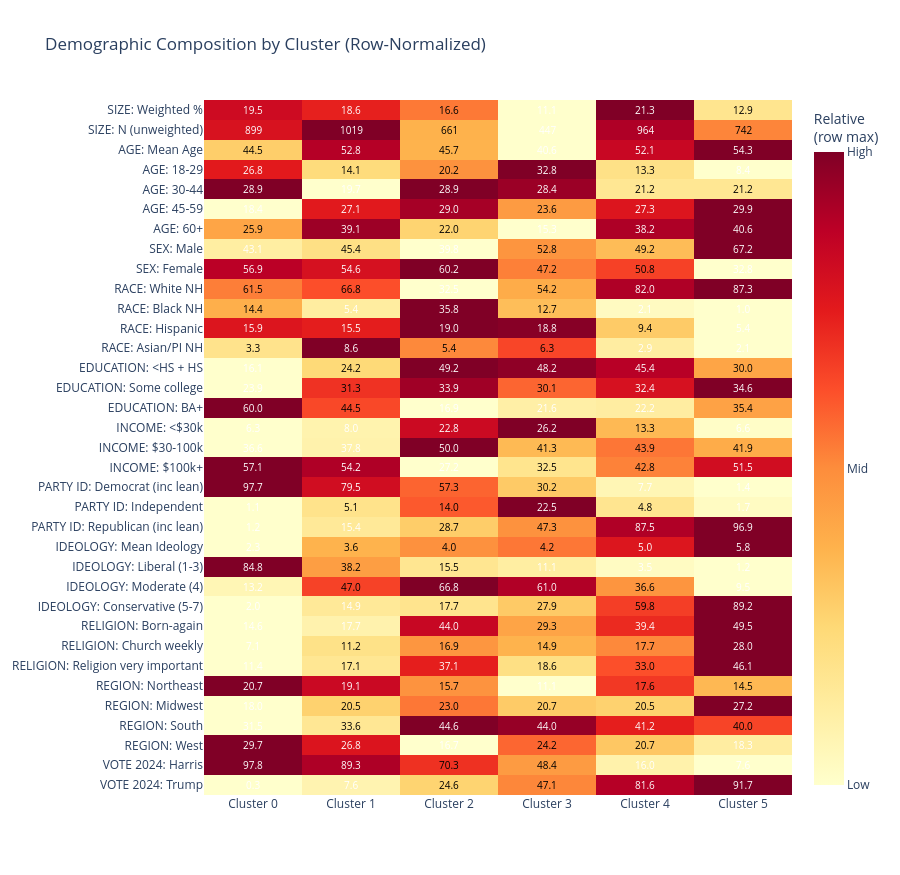

Notebook cell for this chart:
### Code cell
# ============================================================
# Plotly Demographic Heatmap -- VERIFIED variable names
# ============================================================

demographics = {
    'SIZE': [
        ('Weighted %', lambda d, tw: tw / anes_imputed[WEIGHT_COL].sum() * 100),
        ('N (unweighted)', lambda d, tw: len(d)),
    ],
    'AGE': [
        ('Mean Age', lambda d, tw: wmean(d, 'V241458x') if 'V241458x' in d.columns else np.nan),
        ('18-29', lambda d, tw: wpct(d, d['V241458x'].between(18, 29)) if 'V241458x' in d.columns else np.nan),
        ('30-44', lambda d, tw: wpct(d, d['V241458x'].between(30, 44)) if 'V241458x' in d.columns else np.nan),
        ('45-59', lambda d, tw: wpct(d, d['V241458x'].between(45, 59)) if 'V241458x' in d.columns else np.nan),
        ('60+', lambda d, tw: wpct(d, d['V241458x'] >= 60) if 'V241458x' in d.columns else np.nan),
    ],
    'SEX': [
        ('Male', lambda d, tw: wpct(d, d['V241550'] == 1) if 'V241550' in d.columns else np.nan),
        ('Female', lambda d, tw: wpct(d, d['V241550'] == 2) if 'V241550' in d.columns else np.nan),
    ],
    'RACE': [
        ('White NH', lambda d, tw: wpct(d, d['V241501x'] == 1) if 'V241501x' in d.columns else np.nan),
        ('Black NH', lambda d, tw: wpct(d, d['V241501x'] == 2) if 'V241501x' in d.columns else np.nan),
        ('Hispanic', lambda d, tw: wpct(d, d['V241501x'] == 3) if 'V241501x' in d.columns else np.nan),
        ('Asian/PI NH', lambda d, tw: wpct(d, d['V241501x'] == 4) if 'V241501x' in d.columns else np.nan),
    ],
    'EDUCATION': [
        ('<HS + HS', lambda d, tw: wpct(d, d['V241465x'].isin([1,2])) if 'V241465x' in d.columns else np.nan),
        ('Some college', lambda d, tw: wpct(d, d['V241465x'] == 3) if 'V241465x' in d.columns else np.nan),
        ('BA+', lambda d, tw: wpct(d, d['V241465x'].isin([4,5])) if 'V241465x' in d.columns else np.nan),
    ],
    'INCOME': [
        ('<$30k', lambda d, tw: wpct(d, d['V241567x'].isin([1,2])) if 'V241567x' in d.columns else np.nan),
        ('$30-100k', lambda d, tw: wpct(d, d['V241567x'].isin([3,4])) if 'V241567x' in d.columns else np.nan),
        ('$100k+', lambda d, tw: wpct(d, d['V241567x'].isin([5,6])) if 'V241567x' in d.columns else np.nan),
    ],
    'PARTY ID': [
        ('Democrat (inc lean)', lambda d, tw: wpct(d, d[PID_COL].isin([1,2,3])) if PID_COL in d.columns else np.nan),
        ('Independent', lambda d, tw: wpct(d, d[PID_COL] == 4) if PID_COL in d.columns else np.nan),
        ('Republican (inc lean)', lambda d, tw: wpct(d, d[PID_COL].isin([5,6,7])) if PID_COL in d.columns else np.nan),
    ],
    'IDEOLOGY': [
        ('Mean Ideology', lambda d, tw: wmean(d, IDEO_COL)),
        ('Liberal (1-3)', lambda d, tw: wpct(d, d[IDEO_COL].isin([1,2,3])) if IDEO_COL in d.columns else np.nan),
        ('Moderate (4)', lambda d, tw: wpct(d, d[IDEO_COL] == 4) if IDEO_COL in d.columns else np.nan),
        ('Conservative (5-7)', lambda d, tw: wpct(d, d[IDEO_COL].isin([5,6,7])) if IDEO_COL in d.columns else np.nan),
    ],
    'RELIGION': [
        ('Born-again', lambda d, tw: wpct(d, d['V241442'] == 1) if 'V241442' in d.columns else np.nan),
        ('Church weekly', lambda d, tw: wpct(d, d['V241440'] == 1) if 'V241440' in d.columns else np.nan),
        ('Religion very important', lambda d, tw: wpct(d, d['V241420'] == 1) if 'V241420' in d.columns else np.nan),
    ],
    'REGION': [
        ('Northeast', lambda d, tw: wpct(d, d['V243007'] == 1) if 'V243007' in d.columns else np.nan),
        ('Midwest', lambda d, tw: wpct(d, d['V243007'] == 2) if 'V243007' in d.columns else np.nan),
        ('South', lambda d, tw: wpct(d, d['V243007'] == 3) if 'V243007' in d.columns else np.nan),
        ('West', lambda d, tw: wpct(d, d['V243007'] == 4) if 'V243007' in d.columns else np.nan),
    ],
    'VOTE 2024': [
        ('Harris', lambda d, tw: (d.loc[(d[TURNOUT_COL]==4) & (d[VOTE_COL]==1), WEIGHT_COL].sum() / d.loc[d[TURNOUT_COL]==4, WEIGHT_COL].sum() * 100) if VOTE_COL in d.columns and d.loc[d[TURNOUT_COL]==4, WEIGHT_COL].sum() > 0 else np.nan),
        ('Trump', lambda d, tw: (d.loc[(d[TURNOUT_COL]==4) & (d[VOTE_COL]==2), WEIGHT_COL].sum() / d.loc[d[TURNOUT_COL]==4, WEIGHT_COL].sum() * 100) if VOTE_COL in d.columns and d.loc[d[TURNOUT_COL]==4, WEIGHT_COL].sum() > 0 else np.nan),
    ],
}

# Build heatmap data
heatmap_rows = []
row_labels = []
category_breaks = []

for cat_name, metrics in demographics.items():
    category_breaks.append(len(row_labels))
    for metric_name, calc_func in metrics:
        row_data = []
        for cid in range(optimal_k):
            cd = anes_imputed[anes_imputed['cluster'] == cid]
            tw = cd[WEIGHT_COL].sum()
            val = calc_func(cd, tw)
            row_data.append(round(val, 1) if not np.isnan(val) else 0)
        heatmap_rows.append(row_data)
        row_labels.append(f"{cat_name}: {metric_name}")

z_data = np.array(heatmap_rows)
x_labels = [cluster_names[i] for i in range(optimal_k)]

# Row-normalize: each row gets its own 0-1 scale so the cluster
# with the highest share of each demographic lights up regardless
# of whether the raw values are 5% or 1000.
z_norm = np.zeros_like(z_data, dtype=float)
for i in range(z_data.shape[0]):
    rmin, rmax = z_data[i].min(), z_data[i].max()
    if rmax > rmin:
        z_norm[i] = (z_data[i] - rmin) / (rmax - rmin)
    else:
        z_norm[i] = 0.5

# Annotations show the actual values (not normalized)
annotations = []
for i, row in enumerate(z_data):
    for j, val in enumerate(row):
        # Pick font color for contrast against the normalized cell
        font_color = 'white' if z_norm[i][j] > 0.7 or z_norm[i][j] < 0.15 else 'black'
        # Show integers for N, one decimal for everything else
        txt = f"{val:.0f}" if 'N (' in row_labels[i] else f"{val:.1f}"
        annotations.append(
            dict(x=x_labels[j], y=row_labels[i], text=txt,
                 showarrow=False, font=dict(size=10, color=font_color))
        )

fig = go.Figure(data=go.Heatmap(
    z=z_norm,
    x=x_labels,
    y=row_labels,
    colorscale='YlOrRd',
    zmin=0,
    zmax=1,
    showscale=True,
    colorbar=dict(title='Relative<br>(row max)', tickvals=[0, 0.5, 1], ticktext=['Low', 'Mid', 'High']),
    hovertext=[[f"{row_labels[i]}<br>{x_labels[j]}: {z_data[i][j]:.1f}"
                for j in range(len(x_labels))] for i in range(len(row_labels))],
    hoverinfo='text',
))
fig.update_layout(
    title='Demographic Composition by Cluster (Row-Normalized)',
    height=max(600, len(row_labels) * 25),
    width=900,
    yaxis=dict(autorange='reversed'),
    annotations=annotations,
)
fig.show()

### Figure 1 — Plotly figure (JSON) as saved in the notebook; plotly's stock layout.template omitted (floating-point values rounded to 4 significant figures; data arrays with more than 128 entries replaced by an {"elided": "..."} marker saying what was removed)
{"data": [{"colorbar": {"ticktext": ["Low", "Mid", "High"], "tickvals": [0, 0.5, 1], "title": {"text": "Relative<br>(row max)"}}, "colorscale": [[0, "rgb(255,255,204)"], [0.125, "rgb(255,237,160)"], [0.25, "rgb(254,217,118)"], [0.375, "rgb(254,178,76)"], [0.5, "rgb(253,141,60)"], [0.625, "rgb(252,78,42)"], [0.75, "rgb(227,26,28)"], [0.875, "rgb(189,0,38)"], [1, "rgb(128,0,38)"]], "hoverinfo": "text", "hovertext": {"elided": "35x6 str values"}, "showscale": true, "type": "heatmap", "x": ["Cluster 0", "Cluster 1", "Cluster 2", "Cluster 3", "Cluster 4", "Cluster 5"], "y": ["SIZE: Weighted %", "SIZE: N (unweighted)", "AGE: Mean Age", "AGE: 18-29", "AGE: 30-44", "AGE: 45-59", "AGE: 60+", "SEX: Male", "SEX: Female", "RACE: White NH", "RACE: Black NH", "RACE: Hispanic", "RACE: Asian/PI NH", "EDUCATION: <HS + HS", "EDUCATION: Some college", "EDUCATION: BA+", "INCOME: <$30k", "INCOME: $30-100k", "INCOME: $100k+", "PARTY ID: Democrat (inc lean)", "PARTY ID: Independent", "PARTY ID: Republican (inc lean)", "IDEOLOGY: Mean Ideology", "IDEOLOGY: Liberal (1-3)", "IDEOLOGY: Moderate (4)", "IDEOLOGY: Conservative (5-7)", "RELIGION: Born-again", "RELIGION: Church weekly", "RELIGION: Religion very important", "REGION: Northeast", "REGION: Midwest", "REGION: South", "REGION: West", "VOTE 2024: Harris", "VOTE 2024: Trump"], "z": {"elided": "35x6 float values"}, "zmax": 1, "zmin": 0}], "layout": {"annotations": [{"font": {"color": "white", "size": 10}, "showarrow": false, "text": "19.5", "x": "Cluster 0", "y": "SIZE: Weighted %"}, {"font": {"color": "white", "size": 10}, "showarrow": false, "text": "18.6", "x": "Cluster 1", "y": "SIZE: Weighted %"}, {"font": {"color": "black", "size": 10}, "showarrow": false, "text": "16.6", "x": "Cluster 2", "y": "SIZE: Weighted %"}, {"font": {"color": "white", "size": 10}, "showarrow": false, "text": "11.1", "x": "Cluster 3", "y": "SIZE: Weighted %"}, {"font": {"color": "white", "size": 10}, "showarrow": false, "text": "21.3", "x": "Cluster 4", "y": "SIZE: Weighted %"}, {"font": {"color": "black", "size": 10}, "showarrow": false, "text": "12.9", "x": "Cluster 5", "y": "SIZE: Weighted %"}, {"font": {"color": "white", "size": 10}, "showarrow": false, "text": "899", "x": "Cluster 0", "y": "SIZE: N (unweighted)"}, {"font": {"color": "white", "size": 10}, "showarrow": false, "text": "1019", "x": "Cluster 1", "y": "SIZE: N (unweighted)"}, {"font": {"color": "black", "size": 10}, "showarrow": false, "text": "661", "x": "Cluster 2", "y": "SIZE: N (unweighted)"}, {"font": {"color": "white", "size": 10}, "showarrow": false, "text": "447", "x": "Cluster 3", "y": "SIZE: N (unweighted)"}, {"font": {"color": "white", "size": 10}, "showarrow": false, "text": "964", "x": "Cluster 4", "y": "SIZE: N (unweighted)"}, {"font": {"color": "black", "size": 10}, "showarrow": false, "text": "742", "x": "Cluster 5", "y": "SIZE: N (unweighted)"}, {"font": {"color": "black", "size": 10}, "showarrow": false, "text": "44.5", "x": "Cluster 0", "y": "AGE: Mean Age"}, {"font": {"color": "white", "size": 10}, "showarrow": false, "text": "52.8", "x": "Cluster 1", "y": "AGE: Mean Age"}, {"font": {"color": "black", "size": 10}, "showarrow": false, "text": "45.7", "x": "Cluster 2", "y": "AGE: Mean Age"}, {"font": {"color": "white", "size": 10}, "showarrow": false, "text": "40.6", "x": "Cluster 3", "y": "AGE: Mean Age"}, {"font": {"color": "white", "size": 10}, "showarrow": false, "text": "52.1", "x": "Cluster 4", "y": "AGE: Mean Age"}, {"font": {"color": "white", "size": 10}, "showarrow": false, "text": "54.3", "x": "Cluster 5", "y": "AGE: Mean Age"}, {"font": {"color": "white", "size": 10}, "showarrow": false, "text": "26.8", "x": "Cluster 0", "y": "AGE: 18-29"}, {"font": {"color": "black", "size": 10}, "showarrow": false, "text": "14.1", "x": "Cluster 1", "y": "AGE: 18-29"}, {"font": {"color": "black", "size": 10}, "showarrow": false, "text": "20.2", "x": "Cluster 2", "y": "AGE: 18-29"}, {"font": {"color": "white", "size": 10}, "showarrow": false, "text": "32.8", "x": "Cluster 3", "y": "AGE: 18-29"}, {"font": {"color": "black", "size": 10}, "showarrow": false, "text": "13.3", "x": "Cluster 4", "y": "AGE: 18-29"}, {"font": {"color": "white", "size": 10}, "showarrow": false, "text": "8.4", "x": "Cluster 5", "y": "AGE: 18-29"}, {"font": {"color": "white", "size": 10}, "showarrow": false, "text": "28.9", "x": "Cluster 0", "y": "AGE: 30-44"}, {"font": {"color": "white", "size": 10}, "showarrow": false, "text": "19.7", "x": "Cluster 1", "y": "AGE: 30-44"}, {"font": {"color": "white", "size": 10}, "showarrow": false, "text": "28.9", "x": "Cluster 2", "y": "AGE: 30-44"}, {"font": {"color": "white", "size": 10}, "showarrow": false, "text": "28.4", "x": "Cluster 3", "y": "AGE: 30-44"}, {"font": {"color": "black", "size": 10}, "showarrow": false, "text": "21.2", "x": "Cluster 4", "y": "AGE: 30-44"}, {"font": {"color": "black", "size": 10}, "showarrow": false, "text": "21.2", "x": "Cluster 5", "y": "AGE: 30-44"}, {"font": {"color": "white", "size": 10}, "showarrow": false, "text": "18.4", "x": "Cluster 0", "y": "AGE: 45-59"}, {"font": {"color": "white", "size": 10}, "showarrow": false, "text": "27.1", "x": "Cluster 1", "y": "AGE: 45-59"}, {"font": {"color": "white", "size": 10}, "showarrow": false, "text": "29.0", "x": "Cluster 2", "y": "AGE: 45-59"}, {"font": {"color": "black", "size": 10}, "showarrow": false, "text": "23.6", "x": "Cluster 3", "y": "AGE: 45-59"}, {"font": {"color": "white", "size": 10}, "showarrow": false, "text": "27.3", "x": "Cluster 4", "y": "AGE: 45-59"}, {"font": {"color": "white", "size": 10}, "showarrow": false, "text": "29.9", "x": "Cluster 5", "y": "AGE: 45-59"}, {"font": {"color": "black", "size": 10}, "showarrow": false, "text": "25.9", "x": "Cluster 0", "y": "AGE: 60+"}, {"font": {"color": "white", "size": 10}, "showarrow": false, "text": "39.1", "x": "Cluster 1", "y": "AGE: 60+"}, {"font": {"color": "black", "size": 10}, "showarrow": false, "text": "22.0", "x": "Cluster 2", "y": "AGE: 60+"}, {"font": {"color": "white", "size": 10}, "showarrow": false, "text": "15.3", "x": "Cluster 3", "y": "AGE: 60+"}, {"font": {"color": "white", "size": 10}, "showarrow": false, "text": "38.2", "x": "Cluster 4", "y": "AGE: 60+"}, {"font": {"color": "white", "size": 10}, "showarrow": false, "text": "40.6", "x": "Cluster 5", "y": "AGE: 60+"}, {"font": {"color": "white", "size": 10}, "showarrow": false, "text": "43.1", "x": "Cluster 0", "y": "SEX: Male"}, {"font": {"color": "black", "size": 10}, "showarrow": false, "text": "45.4", "x": "Cluster 1", "y": "SEX: Male"}, {"font": {"color": "white", "size": 10}, "showarrow": false, "text": "39.8", "x": "Cluster 2", "y": "SEX: Male"}, {"font": {"color": "black", "size": 10}, "showarrow": false, "text": "52.8", "x": "Cluster 3", "y": "SEX: Male"}, {"font": {"color": "black", "size": 10}, "showarrow": false, "text": "49.2", "x": "Cluster 4", "y": "SEX: Male"}, {"font": {"color": "white", "size": 10}, "showarrow": false, "text": "67.2", "x": "Cluster 5", "y": "SEX: Male"}, {"font": {"color": "white", "size": 10}, "showarrow": false, "text": "56.9", "x": "Cluster 0", "y": "SEX: Female"}, {"font": {"color": "white", "size": 10}, "showarrow": false, "text": "54.6", "x": "Cluster 1", "y": "SEX: Female"}, {"font": {"color": "white", "size": 10}, "showarrow": false, "text": "60.2", "x": "Cluster 2", "y": "SEX: Female"}, {"font": {"color": "black", "size": 10}, "showarrow": false, "text": "47.2", "x": "Cluster 3", "y": "SEX: Female"}, {"font": {"color": "black", "size": 10}, "showarrow": false, "text": "50.8", "x": "Cluster 4", "y": "SEX: Female"}, {"font": {"color": "white", "size": 10}, "showarrow": false, "text": "32.8", "x": "Cluster 5", "y": "SEX: Female"}, {"font": {"color": "black", "size": 10}, "showarrow": false, "text": "61.5", "x": "Cluster 0", "y": "RACE: White NH"}, {"font": {"color": "black", "size": 10}, "showarrow": false, "text": "66.8", "x": "Cluster 1", "y": "RACE: White NH"}, {"font": {"color": "white", "size": 10}, "showarrow": false, "text": "32.5", "x": "Cluster 2", "y": "RACE: White NH"}, {"font": {"color": "black", "size": 10}, "showarrow": false, "text": "54.2", "x": "Cluster 3", "y": "RACE: White NH"}, {"font": {"color": "white", "size": 10}, "showarrow": false, "text": "82.0", "x": "Cluster 4", "y": "RACE: White NH"}, {"font": {"color": "white", "size": 10}, "showarrow": false, "text": "87.3", "x": "Cluster 5", "y": "RACE: White NH"}, {"font": {"color": "black", "size": 10}, "showarrow": false, "text": "14.4", "x": "Cluster 0", "y": "RACE: Black NH"}, {"font": {"color": "white", "size": 10}, "showarrow": false, "text": "5.4", "x": "Cluster 1", "y": "RACE: Black NH"}, {"font": {"color": "white", "size": 10}, "showarrow": false, "text": "35.8", "x": "Cluster 2", "y": "RACE: Black NH"}, {"font": {"color": "black", "size": 10}, "showarrow": false, "text": "12.7", "x": "Cluster 3", "y": "RACE: Black NH"}, {"font": {"color": "white", "size": 10}, "showarrow": false, "text": "2.1", "x": "Cluster 4", "y": "RACE: Black NH"}, {"font": {"color": "white", "size": 10}, "showarrow": false, "text": "1.0", "x": "Cluster 5", "y": "RACE: Black NH"}, {"font": {"color": "white", "size": 10}, "showarrow": false, "text": "15.9", "x": "Cluster 0", "y": "RACE: Hispanic"}, {"font": {"color": "white", "size": 10}, "showarrow": false, "text": "15.5", "x": "Cluster 1", "y": "RACE: Hispanic"}, {"font": {"color": "white", "size": 10}, "showarrow": false, "text": "19.0", "x": "Cluster 2", "y": "RACE: Hispanic"}, {"font": {"color": "white", "size": 10}, "showarrow": false, "text": "18.8", "x": "Cluster 3", "y": "RACE: Hispanic"}, {"font": {"color": "black", "size": 10}, "showarrow": false, "text": "9.4", "x": "Cluster 4", "y": "RACE: Hispanic"}, {"font": {"color": "white", "size": 10}, "showarrow": false, "text": "5.4", "x": "Cluster 5", "y": "RACE: Hispanic"}, {"font": {"color": "black", "size": 10}, "showarrow": false, "text": "3.3", "x": "Cluster 0", "y": "RACE: Asian/PI NH"}, {"font": {"color": "white", "size": 10}, "showarrow": false, "text": "8.6", "x": "Cluster 1", "y": "RACE: Asian/PI NH"}, {"font": {"color": "black", "size": 10}, "showarrow": false, "text": "5.4", "x": "Cluster 2", "y": "RACE: Asian/PI NH"}, {"font": {"color": "black", "size": 10}, "showarrow": false, "text": "6.3", "x": "Cluster 3", "y": "RACE: Asian/PI NH"}, {"font": {"color": "white", "size": 10}, "showarrow": false, "text": "2.9", "x": "Cluster 4", "y": "RACE: Asian/PI NH"}, {"font": {"color": "white", "size": 10}, "showarrow": false, "text": "2.1", "x": "Cluster 5", "y": "RACE: Asian/PI NH"}, {"font": {"color": "white", "size": 10}, "showarrow": false, "text": "16.1", "x": "Cluster 0", "y": "EDUCATION: <HS + HS"}, {"font": {"color": "black", "size": 10}, "showarrow": false, "text": "24.2", "x": "Cluster 1", "y": "EDUCATION: <HS + HS"}, {"font": {"color": "white", "size": 10}, "showarrow": false, "text": "49.2", "x": "Cluster 2", "y": "EDUCATION: <HS + HS"}, {"font": {"color": "white", "size": 10}, "showarrow": false, "text": "48.2", "x": "Cluster 3", "y": "EDUCATION: <HS + HS"}, {"font": {"color": "white", "size": 10}, "showarrow": false, "text": "45.4", "x": "Cluster 4", "y": "EDUCATION: <HS + HS"}, {"font": {"color": "black", "size": 10}, "showarrow": false, "text": "30.0", "x": "Cluster 5", "y": "EDUCATION: <HS + HS"}, {"font": {"color": "white", "size": 10}, "showarrow": false, "text": "23.9", "x": "Cluster 0", "y": "EDUCATION: Some college"}, {"font": {"color": "black", "size": 10}, "showarrow": false, "text": "31.3", "x": "Cluster 1", "y": "EDUCATION: Some college"}, {"font": {"color": "white", "size": 10}, "showarrow": false, "text": "33.9", "x": "Cluster 2", "y": "EDUCATION: Some college"}, {"font": {"color": "black", "size": 10}, "showarrow": false, "text": "30.1", "x": "Cluster 3", "y": "EDUCATION: Some college"}, {"font": {"color": "white", "size": 10}, "showarrow": false, "text": "32.4", "x": "Cluster 4", "y": "EDUCATION: Some college"}, {"font": {"color": "white", "size": 10}, "showarrow": false, "text": "34.6", "x": "Cluster 5", "y": "EDUCATION: Some college"}, {"font": {"color": "white", "size": 10}, "showarrow": false, "text": "60.0", "x": "Cluster 0", "y": "EDUCATION: BA+"}, {"font": {"color": "black", "size": 10}, "showarrow": false, "text": "44.5", "x": "Cluster 1", "y": "EDUCATION: BA+"}, {"font": {"color": "white", "size": 10}, "showarrow": false, "text": "16.9", "x": "Cluster 2", "y": "EDUCATION: BA+"}, {"font": {"color": "white", "size": 10}, "showarrow": false, "text": "21.6", "x": "Cluster 3", "y": "EDUCATION: BA+"}, {"font": {"color": "white", "size": 10}, "showarrow": false, "text": "22.2", "x": "Cluster 4", "y": "EDUCATION: BA+"}, {"font": {"color": "black", "size": 10}, "showarrow": false, "text": "35.4", "x": "Cluster 5", "y": "EDUCATION: BA+"}, {"font": {"color": "white", "size": 10}, "showarrow": false, "text": "6.3", "x": "Cluster 0", "y": "INCOME: <$30k"}, {"font": {"color": "white", "size": 10}, "showarrow": false, "text": "8.0", "x": "Cluster 1", "y": "INCOME: <$30k"}, {"font": {"color": "white", "size": 10}, "showarrow": false, "text": "22.8", "x": "Cluster 2", "y": "INCOME: <$30k"}, {"font": {"color": "white", "size": 10}, "showarrow": false, "text": "26.2", "x": "Cluster 3", "y": "INCOME: <$30k"}, {"font": {"color": "black", "size": 10}, "showarrow": false, "text": "13.3", "x": "Cluster 4", "y": "INCOME: <$30k"}, {"font": {"color": "white", "size": 10}, "showarrow": false, "text": "6.6", "x": "Cluster 5", "y": "INCOME: <$30k"}, {"font": {"color": "white", "size": 10}, "showarrow": false, "text": "36.6", "x": "Cluster 0", "y": "INCOME: $30-100k"}, {"font": {"color": "white", "size": 10}, "showarrow": false, "text": "37.8", "x": "Cluster 1", "y": "INCOME: $30-100k"}, {"font": {"color": "white", "size": 10}, "showarrow": false, "text": "50.0", "x": "Cluster 2", "y": "INCOME: $30-100k"}, {"font": {"color": "black", "size": 10}, "showarrow": false, "text": "41.3", "x": "Cluster 3", "y": "INCOME: $30-100k"}, {"font": {"color": "black", "size": 10}, "showarrow": false, "text": "43.9", "x": "Cluster 4", "y": "INCOME: $30-100k"}, {"font": {"color": "black", "size": 10}, "showarrow": false, "text": "41.9", "x": "Cluster 5", "y": "INCOME: $30-100k"}, {"font": {"color": "white", "size": 10}, "showarrow": false, "text": "57.1", "x": "Cluster 0", "y": "INCOME: $100k+"}, {"font": {"color": "white", "size": 10}, "showarrow": false, "text": "54.2", "x": "Cluster 1", "y": "INCOME: $100k+"}, {"font": {"color": "white", "size": 10}, "showarrow": false, "text": "27.2", "x": "Cluster 2", "y": "INCOME: $100k+"}, {"font": {"color": "black", "size": 10}, "showarrow": false, "text": "32.5", "x": "Cluster 3", "y": "INCOME: $100k+"}, {"font": {"color": "black", "size": 10}, "showarrow": false, "text": "42.8", "x": "Cluster 4", "y": "INCOME: $100k+"}, {"font": {"color": "white", "size": 10}, "showarrow": false, "text": "51.5", "x": "Cluster 5", "y": "INCOME: $100k+"}, {"font": {"color": "white", "size": 10}, "showarrow": false, "text": "97.7", "x": "Cluster 0", "y": "PARTY ID: Democrat (inc lean)"}, {"font": {"color": "white", "size": 10}, "showarrow": false, "text": "79.5", "x": "Cluster 1", "y": "PARTY ID: Democrat (inc lean)"}, {"font": {"color": "black", "size": 10}, "showarrow": false, "text": "57.3", "x": "Cluster 2", "y": "PARTY ID: Democrat (inc lean)"}, {"font": {"color": "black", "size": 10}, "showarrow": false, "text": "30.2", "x": "Cluster 3", "y": "PARTY ID: Democrat (inc lean)"}, {"font": {"color": "white", "size": 10}, "showarrow": false, "text": "7.7", "x": "Cluster 4", "y": "PARTY ID: Democrat (inc lean)"}, {"font": {"color": "white", "size": 10}, "showarrow": false, "text": "1.4", "x": "Cluster 5", "y": "PARTY ID: Democrat (inc lean)"}, {"font": {"color": "white", "size": 10}, "showarrow": false, "text": "1.1", "x": "Cluster 0", "y": "PARTY ID: Independent"}, {"font": {"color": "black", "size": 10}, "showarrow": false, "text": "5.1", "x": "Cluster 1", "y": "PARTY ID: Independent"}, {"font": {"color": "black", "size": 10}, "showarrow": false, "text": "14.0", "x": "Cluster 2", "y": "PARTY ID: Independent"}, {"font": {"color": "white", "size": 10}, "showarrow": false, "text": "22.5", "x": "Cluster 3", "y": "PARTY ID: Independent"}, {"font": {"color": "black", "size": 10}, "showarrow": false, "text": "4.8", "x": "Cluster 4", "y": "PARTY ID: Independent"}, {"font": {"color": "white", "size": 10}, "showarrow": false, "text": "1.7", "x": "Cluster 5", "y": "PARTY ID: Independent"}, {"font": {"color": "white", "size": 10}, "showarrow": false, "text": "1.2", "x": "Cluster 0", "y": "PARTY ID: Republican (inc lean)"}, {"font": {"color": "white", "size": 10}, "showarrow": false, "text": "15.4", "x": "Cluster 1", "y": "PARTY ID: Republican (inc lean)"}, {"font": {"color": "black", "size": 10}, "showarrow": false, "text": "28.7", "x": "Cluster 2", "y": "PARTY ID: Republican (inc lean)"}, {"font": {"color": "black", "size": 10}, "showarrow": false, "text": "47.3", "x": "Cluster 3", "y": "PARTY ID: Republican (inc lean)"}, {"font": {"color": "white", "size": 10}, "showarrow": false, "text": "87.5", "x": "Cluster 4", "y": "PARTY ID: Republican (inc lean)"}, {"font": {"color": "white", "size": 10}, "showarrow": false, "text": "96.9", "x": "Cluster 5", "y": "PARTY ID: Republican (inc lean)"}, {"font": {"color": "white", "size": 10}, "showarrow": false, "text": "2.3", "x": "Cluster 0", "y": "IDEOLOGY: Mean Ideology"}, {"font": {"color": "black", "size": 10}, "showarrow": false, "text": "3.6", "x": "Cluster 1", "y": "IDEOLOGY: Mean Ideology"}, {"font": {"color": "black", "size": 10}, "showarrow": false, "text": "4.0", "x": "Cluster 2", "y": "IDEOLOGY: Mean Ideology"}, {"font": {"color": "black", "size": 10}, "showarrow": false, "text": "4.2", "x": "Cluster 3", "y": "IDEOLOGY: Mean Ideology"}, {"font": {"color": "white", "size": 10}, "showarrow": false, "text": "5.0", "x": "Cluster 4", "y": "IDEOLOGY: Mean Ideology"}, {"font": {"color": "white", "size": 10}, "showarrow": false, "text": "5.8", "x": "Cluster 5", "y": "IDEOLOGY: Mean Ideology"}, {"font": {"color": "white", "size": 10}, "showarrow": false, "text": "84.8", "x": "Cluster 0", "y": "IDEOLOGY: Liberal (1-3)"}, {"font": {"color": "black", "size": 10}, "showarrow": false, "text": "38.2", "x": "Cluster 1", "y": "IDEOLOGY: Liberal (1-3)"}, {"font": {"color": "black", "size": 10}, "showarrow": false, "text": "15.5", "x": "Cluster 2", "y": "IDEOLOGY: Liberal (1-3)"}, {"font": {"color": "white", "size": 10}, "showarrow": false, "text": "11.1", "x": "Cluster 3", "y": "IDEOLOGY: Liberal (1-3)"}, {"font": {"color": "white", "size": 10}, "showarrow": false, "text": "3.5", "x": "Cluster 4", "y": "IDEOLOGY: Liberal (1-3)"}, {"font": {"color": "white", "size": 10}, "showarrow": false, "text": "1.2", "x": "Cluster 5", "y": "IDEOLOGY: Liberal (1-3)"}, {"font": {"color": "white", "size": 10}, "showarrow": false, "text": "13.2", "x": "Cluster 0", "y": "IDEOLOGY: Moderate (4)"}, {"font": {"color": "black", "size": 10}, "showarrow": false, "text": "47.0", "x": "Cluster 1", "y": "IDEOLOGY: Moderate (4)"}, {"font": {"color": "white", "size": 10}, "showarrow": false, "text": "66.8", "x": "Cluster 2", "y": "IDEOLOGY: Moderate (4)"}, {"font": {"color": "white", "size": 10}, "showarrow": false, "text": "61.0", "x": "Cluster 3", "y": "IDEOLOGY: Moderate (4)"}, {"font": {"color": "black", "size": 10}, "showarrow": false, "text": "36.6", "x": "Cluster 4", "y": "IDEOLOGY: Moderate (4)"}, {"font": {"color": "white", "size": 10}, "showarrow": false, "text": "9.5", "x": "Cluster 5", "y": "IDEOLOGY: Moderate (4)"}, {"font": {"color": "white", "size": 10}, "showarrow": false, "text": "2.0", "x": "Cluster 0", "y": "IDEOLOGY: Conservative (5-7)"}, {"font": {"color": "white", "size": 10}, "showarrow": false, "text": "14.9", "x": "Cluster 1", "y": "IDEOLOGY: Conservative (5-7)"}, {"font": {"color": "black", "size": 10}, "showarrow": false, "text": "17.7", "x": "Cluster 2", "y": "IDEOLOGY: Conservative (5-7)"}, {"font": {"color": "black", "size": 10}, "showarrow": false, "text": "27.9", "x": "Cluster 3", "y": "IDEOLOGY: Conservative (5-7)"}, {"font": {"color": "black", "size": 10}, "showarrow": false, "text": "59.8", "x": "Cluster 4", "y": "IDEOLOGY: Conservative (5-7)"}, {"font": {"color": "white", "size": 10}, "showarrow": false, "text": "89.2", "x": "Cluster 5", "y": "IDEOLOGY: Conservative (5-7)"}, {"font": {"color": "white", "size": 10}, "showarrow": false, "text": "14.6", "x": "Cluster 0", "y": "RELIGION: Born-again"}, {"font": {"color": "white", "size": 10}, "showarrow": false, "text": "17.7", "x": "Cluster 1", "y": "RELIGION: Born-again"}, {"font": {"color": "white", "size": 10}, "showarrow": false, "text": "44.0", "x": "Cluster 2", "y": "RELIGION: Born-again"}, {"font": {"color": "black", "size": 10}, "showarrow": false, "text": "29.3", "x": "Cluster 3", "y": "RELIGION: Born-again"}, {"font": {"color": "white", "size": 10}, "showarrow": false, "text": "39.4", "x": "Cluster 4", "y": "RELIGION: Born-again"}, {"font": {"color": "white", "size": 10}, "showarrow": false, "text": "49.5", "x": "Cluster 5", "y": "RELIGION: Born-again"}, {"font": {"color": "white", "size": 10}, "showarrow": false, "text": "7.1", "x": "Cluster 0", "y": "RELIGION: Church weekly"}, {"font": {"color": "black", "size": 10}, "showarrow": false, "text": "11.2", "x": "Cluster 1", "y": "RELIGION: Church weekly"}, {"font": {"color": "black", "size": 10}, "showarrow": false, "text": "16.9", "x": "Cluster 2", "y": "RELIGION: Church weekly"}, {"font": {"color": "black", "size": 10}, "showarrow": false, "text": "14.9", "x": "Cluster 3", "y": "RELIGION: Church weekly"}, {"font": {"color": "black", "size": 10}, "showarrow": false, "text": "17.7", "x": "Cluster 4", "y": "RELIGION: Church weekly"}, {"font": {"color": "white", "size": 10}, "showarrow": false, "text": "28.0", "x": "Cluster 5", "y": "RELIGION: Church weekly"}, {"font": {"color": "white", "size": 10}, "showarrow": false, "text": "11.4", "x": "Cluster 0", "y": "RELIGION: Religion very important"}, {"font": {"color": "black", "size": 10}, "showarrow": false, "text": "17.1", "x": "Cluster 1", "y": "RELIGION: Religion very important"}, {"font": {"color": "white", "size": 10}, "showarrow": false, "text": "37.1", "x": "Cluster 2", "y": "RELIGION: Religion very important"}, {"font": {"color": "black", "size": 10}, "showarrow": false, "text": "18.6", "x": "Cluster 3", "y": "RELIGION: Religion very important"}, {"font": {"color": "black", "size": 10}, "showarrow": false, "text": "33.0", "x": "Cluster 4", "y": "RELIGION: Religion very important"}, {"font": {"color": "white", "size": 10}, "showarrow": false, "text": "46.1", "x": "Cluster 5", "y": "RELIGION: Religion very important"}, {"font": {"color": "white", "size": 10}, "showarrow": false, "text": "20.7", "x": "Cluster 0", "y": "REGION: Northeast"}, {"font": {"color": "white", "size": 10}, "showarrow": false, "text": "19.1", "x": "Cluster 1", "y": "REGION: Northeast"}, {"font": {"color": "black", "size": 10}, "showarrow": false, "text": "15.7", "x": "Cluster 2", "y": "REGION: Northeast"}, {"font": {"color": "white", "size": 10}, "showarrow": false, "text": "11.1", "x": "Cluster 3", "y": "REGION: Northeast"}, {"font": {"color": "black", "size": 10}, "showarrow": false, "text": "17.6", "x": "Cluster 4", "y": "REGION: Northeast"}, {"font": {"color": "black", "size": 10}, "showarrow": false, "text": "14.5", "x": "Cluster 5", "y": "REGION: Northeast"}, {"font": {"color": "white", "size": 10}, "showarrow": false, "text": "18.0", "x": "Cluster 0", "y": "REGION: Midwest"}, {"font": {"color": "black", "size": 10}, "showarrow": false, "text": "20.5", "x": "Cluster 1", "y": "REGION: Midwest"}, {"font": {"color": "black", "size": 10}, "showarrow": false, "text": "23.0", "x": "Cluster 2", "y": "REGION: Midwest"}, {"font": {"color": "black", "size": 10}, "showarrow": false, "text": "20.7", "x": "Cluster 3", "y": "REGION: Midwest"}, {"font": {"color": "black", "size": 10}, "showarrow": false, "text": "20.5", "x": "Cluster 4", "y": "REGION: Midwest"}, {"font": {"color": "white", "size": 10}, "showarrow": false, "text": "27.2", "x": "Cluster 5", "y": "REGION: Midwest"}, {"font": {"color": "white", "size": 10}, "showarrow": false, "text": "31.5", "x": "Cluster 0", "y": "REGION: South"}, {"font": {"color": "black", "size": 10}, "showarrow": false, "text": "33.6", "x": "Cluster 1", "y": "REGION: South"}, {"font": {"color": "white", "size": 10}, "showarrow": false, "text": "44.6", "x": "Cluster 2", "y": "REGION: South"}, {"font": {"color": "white", "size": 10}, "showarrow": false, "text": "44.0", "x": "Cluster 3", "y": "REGION: South"}, {"font": {"color": "white", "size": 10}, "showarrow": false, "text": "41.2", "x": "Cluster 4", "y": "REGION: South"}, {"font": {"color": "black", "size": 10}, "showarrow": false, "text": "40.0", "x": "Cluster 5", "y": "REGION: South"}, {"font": {"color": "white", "size": 10}, "showarrow": false, "text": "29.7", "x": "Cluster 0", "y": "REGION: West"}, {"font": {"color": "white", "size": 10}, "showarrow": false, "text": "26.8", "x": "Cluster 1", "y": "REGION: West"}, {"font": {"color": "white", "size": 10}, "showarrow": false, "text": "16.7", "x": "Cluster 2", "y": "REGION: West"}, {"font": {"color": "black", "size": 10}, "showarrow": false, "text": "24.2", "x": "Cluster 3", "y": "REGION: West"}, {"font": {"color": "black", "size": 10}, "showarrow": false, "text": "20.7", "x": "Cluster 4", "y": "REGION: West"}, {"font": {"color": "white", "size": 10}, "showarrow": false, "text": "18.3", "x": "Cluster 5", "y": "REGION: West"}, {"font": {"color": "white", "size": 10}, "showarrow": false, "text": "97.8", "x": "Cluster 0", "y": "VOTE 2024: Harris"}, {"font": {"color": "white", "size": 10}, "showarrow": false, "text": "89.3", "x": "Cluster 1", "y": "VOTE 2024: Harris"}, {"font": {"color": "black", "size": 10}, "showarrow": false, "text": "70.3", "x": "Cluster 2", "y": "VOTE 2024: Harris"}, {"font": {"color": "black", "size": 10}, "showarrow": false, "text": "48.4", "x": "Cluster 3", "y": "VOTE 2024: Harris"}, {"font": {"color": "white", "size": 10}, "showarrow": false, "text": "16.0", "x": "Cluster 4", "y": "VOTE 2024: Harris"}, {"font": {"color": "white", "size": 10}, "showarrow": false, "text": "7.6", "x": "Cluster 5", "y": "VOTE 2024: Harris"}, {"font": {"color": "white", "size": 10}, "showarrow": false, "text": "0.3", "x": "Cluster 0", "y": "VOTE 2024: Trump"}, {"font": {"color": "white", "size": 10}, "showarrow": false, "text": "7.6", "x": "Cluster 1", "y": "VOTE 2024: Trump"}, {"font": {"color": "black", "size": 10}, "showarrow": false, "text": "24.6", "x": "Cluster 2", "y": "VOTE 2024: Trump"}, {"font": {"color": "black", "size": 10}, "showarrow": false, "text": "47.1", "x": "Cluster 3", "y": "VOTE 2024: Trump"}, {"font": {"color": "white", "size": 10}, "showarrow": false, "text": "81.6", "x": "Cluster 4", "y": "VOTE 2024: Trump"}, {"font": {"color": "white", "size": 10}, "showarrow": false, "text": "91.7", "x": "Cluster 5", "y": "VOTE 2024: Trump"}], "height": 875, "title": {"text": "Demographic Composition by Cluster (Row-Normalized)"}, "width": 900, "yaxis": {"autorange": "reversed"}}}
